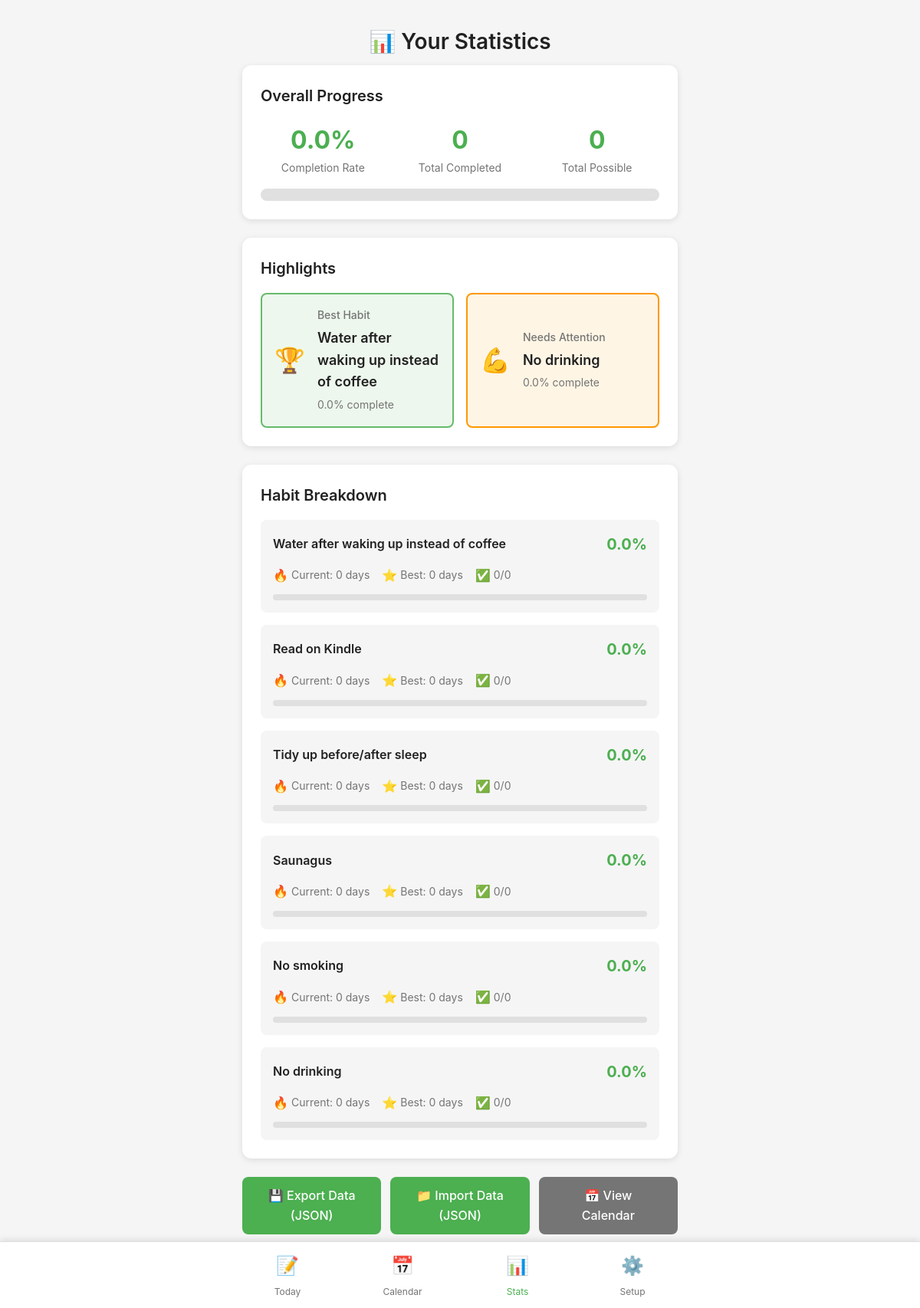
Screenshot of /stats with the database file from the repository.
### app/models.py (models this page shows, shortened)
class Habit(db.Model):
    id = db.Column(db.Integer, primary_key=True)
    name = db.Column(db.String(100), nullable=False)
    order = db.Column(db.Integer, nullable=False)
    created_at = db.Column(db.DateTime, default=datetime.utcnow)
    entries = db.relationship('HabitEntry', backref='habit', lazy=True, cascade='all, delete-orphan')

### app/routes.py (the view)
@bp.route('/stats')
def stats():
    habits = Habit.query.order_by(Habit.order).all()
    if not habits:
        return redirect(url_for('main.setup'))
    overall_stats = get_overall_stats(habits)
    week_day_stats = get_week_day_stats(habits)
    return render_template('stats.html',
                         overall_stats=overall_stats,
                         week_day_stats=week_day_stats)

### app/utils.py (called while the page is built, shortened)
def calculate_current_streak(habit_entries):
    if not habit_entries:
        return 0

def calculate_longest_streak(habit_entries):
    if not habit_entries:
        return 0

def calculate_completion_rate(habit_entries, total_days=21):
    if not habit_entries:
        return 0.0
    completed = sum(1 for entry in habit_entries if entry.completed)
    total = len(habit_entries)
    if total == 0:
        return 0.0
    return round((completed / total) * 100, 1)

def get_habit_stats(habit):
    entries = habit.entries
    return {
        'current_streak': calculate_current_streak(entries),
        'longest_streak': calculate_longest_streak(entries),
        'completion_rate': calculate_completion_rate(entries),
        'total_completed': sum(1 for e in entries if e.completed),
        'total_days': len(entries)
    }

def get_overall_stats(habits):
    total_entries = 0
    total_completed = 0
    habit_stats = []
    for habit in habits:
        stats = get_habit_stats(habit)
        habit_stats.append({
            'habit': habit,
            'stats': stats
        })
        total_entries += stats['total_days']
        total_completed += stats['total_completed']
    habit_stats.sort(key=lambda x: x['stats']['completion_rate'], reverse=True)
    overall_rate = round((total_completed / total_entries * 100), 1) if total_entries > 0 else 0.0
    return {
        'overall_completion_rate': overall_rate,
        'total_completed': total_completed,
        'total_possible': total_entries,
        'best_habit': habit_stats[0] if habit_stats else None,
        'worst_habit': habit_stats[-1] if habit_stats else None,
        'habit_stats': habit_stats
    }

def get_week_day_stats(habits):
    day_counts = defaultdict(lambda: {'completed': 0, 'total': 0})
    for habit in habits:
        for entry in habit.entries:
            day_name = entry.date.strftime('%A')
            day_counts[day_name]['total'] += 1
            if entry.completed:
                day_counts[day_name]['completed'] += 1
    day_percentages = {}
    for day, counts in day_counts.items():
        if counts['total'] > 0:
            day_percentages[day] = round((counts['completed'] / counts['total']) * 100, 1)
        else:
            day_percentages[day] = 0.0
    return day_percentages

### app/templates/stats.html (shortened to what this page needs)
{% extends "base.html" %}
{% block content %}
<div class="stats-container">
    <h1 class="page-title">📊 Your Statistics</h1>
    <div class="stats-card">
        <h2 class="stats-card-title">Overall Progress</h2>
        <div class="stats-grid">
            <div class="stat-item">
                <div class="stat-value">{{ overall_stats.overall_completion_rate }}%</div>
                <div class="stat-label">Completion Rate</div>
            </div>
            <div class="stat-item">
                <div class="stat-value">{{ overall_stats.total_completed }}</div>
                <div class="stat-label">Total Completed</div>
            </div>
            <div class="stat-item">
                <div class="stat-value">{{ overall_stats.total_possible }}</div>
                <div class="stat-label">Total Possible</div>
            </div>
        </div>
        <div class="progress-bar-large">
        </div>
    </div>
    {% if overall_stats.best_habit %}
    <div class="stats-card">
        <h2 class="stats-card-title">Highlights</h2>
        <div class="highlight-grid">
            <div class="highlight-item highlight-best">
                <div class="highlight-icon">🏆</div>
                <div class="highlight-content">
                    <div class="highlight-title">Best Habit</div>
                    <div class="highlight-name">{{ overall_stats.best_habit.habit.name }}</div>
                    <div class="highlight-stats">{{ overall_stats.best_habit.stats.completion_rate }}% complete</div>
                </div>
            </div>
            {% if overall_stats.worst_habit and overall_stats.worst_habit.habit.id != overall_stats.best_habit.habit.id %}
            <div class="highlight-item highlight-worst">
                <div class="highlight-icon">💪</div>
                <div class="highlight-content">
                    <div class="highlight-title">Needs Attention</div>
                    <div class="highlight-name">{{ overall_stats.worst_habit.habit.name }}</div>
                    <div class="highlight-stats">{{ overall_stats.worst_habit.stats.completion_rate }}% complete</div>
                </div>
            </div>
            {% endif %}
        </div>
    </div>
    {% endif %}
    <div class="stats-card">
        <h2 class="stats-card-title">Habit Breakdown</h2>
        {% for habit_stat in overall_stats.habit_stats %}
        <div class="habit-stat-row">
            <div class="habit-stat-header">
                <span class="habit-stat-name">{{ habit_stat.habit.name }}</span>
                <span class="habit-stat-rate">{{ habit_stat.stats.completion_rate }}%</span>
            </div>
            <div class="habit-stat-details">
                <div class="habit-stat-item">
                    <span class="stat-icon">🔥</span>
                    <span class="stat-text">Current: {{ habit_stat.stats.current_streak }} days</span>
                </div>
                <div class="habit-stat-item">
                    <span class="stat-icon">⭐</span>
                    <span class="stat-text">Best: {{ habit_stat.stats.longest_streak }} days</span>
                </div>
                <div class="habit-stat-item">
                    <span class="stat-icon">✅</span>
                    <span class="stat-text">{{ habit_stat.stats.total_completed }}/{{ habit_stat.stats.total_days }}</span>
                </div>
            </div>
            <div class="progress-bar-small">
            </div>
        </div>
        {% endfor %}
    </div>
    <div class="stats-actions">
        <a href="{{ url_for('main.export_data') }}" class="btn btn-primary" download>
            💾 Export Data (JSON)
        </a>
        <label for="import-file" class="btn btn-primary" style="cursor: pointer;">
            📁 Import Data (JSON)
        </label>
        <a href="{{ url_for('main.calendar') }}" class="btn btn-secondary">
            📅 View Calendar
        </a>
    </div>
</div>
{% endblock %}

### app/static/css/main.css (style rules this page uses)
:root { --primary-color: #4CAF50; --primary-dark: #388E3C; --secondary-color: #FF9800; --danger-color: #ef5350; --success-color: #66BB6A; --background: #f5f5f5; --surface: #ffffff; --text-primary: #212121; --text-secondary: #757575; --border-color: #e0e0e0; --shadow: 0 2px 8px rgba(0,0,0,0.1); --shadow-hover: 0 4px 16px rgba(0,0,0,0.15); }
* { margin: 0; padding: 0; box-sizing: border-box; }
body { font-family: -apple-system, BlinkMacSystemFont, 'Segoe UI', Roboto, Oxygen, Ubuntu, Cantarell, sans-serif; background: var(--background); color: var(--text-primary); font-size: 16px; line-height: 1.6; padding-bottom: 80px; -webkit-font-smoothing: antialiased; -moz-osx-font-smoothing: grayscale; }
.page-title { font-size: 1.75rem; font-weight: 600; margin-bottom: 0.5rem; text-align: center; }
.btn { display: inline-block; padding: 0.75rem 1.5rem; border: none; border-radius: 0.5rem; font-size: 1rem; font-weight: 500; text-decoration: none; text-align: center; cursor: pointer; transition: all 0.3s ease; min-height: 44px; min-width: 44px; }
.btn-primary { background: var(--primary-color); color: white; }
.btn-secondary { background: var(--text-secondary); color: white; }
.stats-container { padding-top: 1rem; }
.stats-card { background: var(--surface); padding: 1.5rem; border-radius: 0.75rem; box-shadow: var(--shadow); margin-bottom: 1.5rem; }
.stats-card-title { font-size: 1.25rem; font-weight: 600; margin-bottom: 1rem; color: var(--text-primary); }
.stats-grid { display: grid; grid-template-columns: repeat(3, 1fr); gap: 1rem; margin-bottom: 1rem; }
.stat-item { text-align: center; }
.stat-value { font-size: 2rem; font-weight: 700; color: var(--primary-color); }
.stat-label { font-size: 0.875rem; color: var(--text-secondary); }
.progress-bar-large { height: 16px; background: var(--border-color); border-radius: 8px; overflow: hidden; margin-top: 1rem; }
.highlight-grid { display: grid; gap: 1rem; }
.highlight-item { display: flex; align-items: center; gap: 1rem; padding: 1rem; border-radius: 0.5rem; }
.highlight-best { background: rgba(76, 175, 80, 0.1); border: 2px solid var(--success-color); }
.highlight-worst { background: rgba(255, 152, 0, 0.1); border: 2px solid var(--secondary-color); }
.highlight-icon { font-size: 2rem; }
.highlight-content { flex: 1; }
.highlight-title { font-size: 0.875rem; color: var(--text-secondary); font-weight: 500; }
.highlight-name { font-size: 1.125rem; font-weight: 600; margin: 0.25rem 0; }
.highlight-stats { font-size: 0.875rem; color: var(--text-secondary); }
.habit-stat-row { padding: 1rem; border-radius: 0.5rem; background: var(--background); margin-bottom: 1rem; }
.habit-stat-row:last-child { margin-bottom: 0; }
.habit-stat-header { display: flex; justify-content: space-between; align-items: center; margin-bottom: 0.75rem; }
.habit-stat-name { font-weight: 600; font-size: 1rem; }
.habit-stat-rate { font-size: 1.25rem; font-weight: 700; color: var(--primary-color); }
.habit-stat-details { display: flex; gap: 1rem; flex-wrap: wrap; margin-bottom: 0.75rem; }
.habit-stat-item { display: flex; align-items: center; gap: 0.25rem; font-size: 0.875rem; color: var(--text-secondary); }
.stat-icon { font-size: 1rem; }
.progress-bar-small { height: 8px; background: var(--border-color); border-radius: 4px; overflow: hidden; }
.stats-actions { display: flex; gap: 0.75rem; flex-wrap: wrap; }
.stats-actions .btn { flex: 1; min-width: 140px; }
@media (min-width: 768px) { .stats-grid { grid-template-columns: repeat(3, 1fr); } }
@media (min-width: 768px) { .highlight-grid { grid-template-columns: repeat(2, 1fr); } }

### rows the page displays
Habit: best_habit.habit.name "Water after waking up instead of coffee", habit.name "Water after waking up instead of coffee"
Habit: worst_habit.habit.name "No drinking", habit.name "No drinking"
Habit: habit.name "Read on Kindle"
Habit: habit.name "Tidy up before/after sleep"
Habit: habit.name "Saunagus"
Habit: habit.name "No smoking"

### other values shown
{{ overall_stats.overall_completion_rate }} "0.0"
{{ overall_stats.total_completed }} "0"
{{ overall_stats.total_possible }} "0"
{{ overall_stats.best_habit.stats.completion_rate }} "0.0"
{{ overall_stats.worst_habit.stats.completion_rate }} "0.0"
{{ habit_stat.stats.completion_rate }} "0.0" "0.0" "0.0" "0.0" "0.0" "0.0"
{{ habit_stat.stats.current_streak }} "0" "0" "0" "0" "0" "0"
{{ habit_stat.stats.longest_streak }} "0" "0" "0" "0" "0" "0"
{{ habit_stat.stats.total_completed }} "0" "0" "0" "0" "0" "0"
{{ habit_stat.stats.total_days }} "0" "0" "0" "0" "0" "0"
